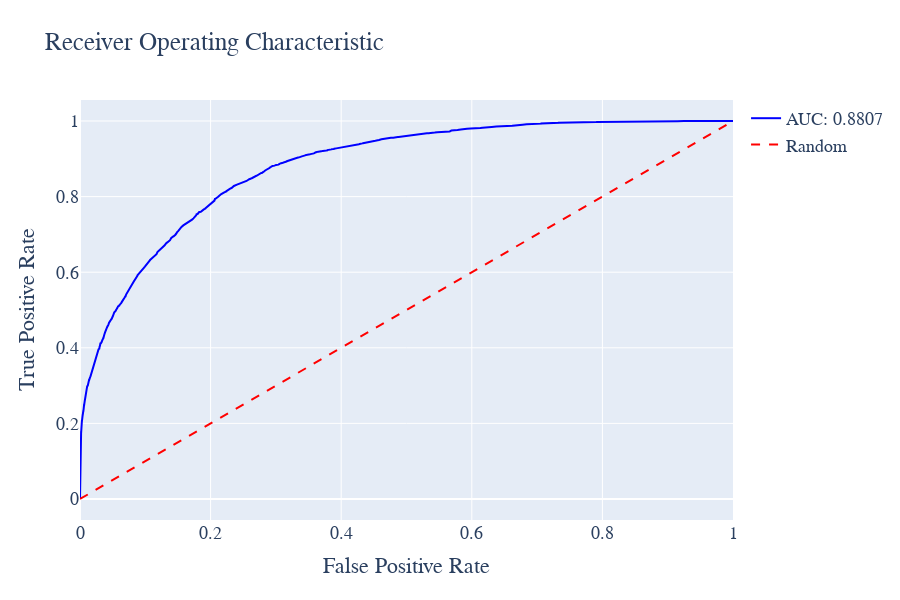

Notebook source saved alongside this figure:
### Code cell
# 绘制AUC曲线
best_result = results_df.iloc[results_df['auc_score'].idxmax()]
print(X_train.shape[1], best_result['hidden_size'])
best_model = MLP(input_size=X_train.shape[1], hidden_size=int(best_result['hidden_size']), output_size=1)
criterion = nn.BCELoss()
optimizer = optim.Adam(best_model.parameters(), lr=best_result['learning_rate'])
train(best_model, train_loader, criterion, optimizer, num_epochs)

_, auc_score = evaluate(best_model, X_test, y_test)

predicted_probs = best_model(X_test).detach().numpy()
fpr, tpr, _ = roc_curve(y_test, predicted_probs)

layout = go.Layout(
    title='Receiver Operating Characteristic',
    xaxis=dict(title='False Positive Rate'),
    yaxis=dict(title='True Positive Rate'),
    hovermode='closest',
    width=900, height=600,
    font=dict(family='Times New Roman', size=18)
)

auc_trace = go.Scatter(
    x = fpr,
    y = tpr,
    mode = 'lines',
    line=dict(color='blue', width=2),
    name = f'AUC: {auc_score:.4f}',
)

# 创建对角线图形
diagonal_trace = go.Scatter(
    x=[0, 1],
    y=[0, 1],
    mode='lines',
    line=dict(color='red', width=2, dash='dash'),
    name='Random'
)
# 创建图表数据
data = [auc_trace, diagonal_trace]

# 创建图表
fig = go.Figure(data=data, layout=layout)
fig.write_html('Image/4_10_2.html')
fig.show()

### Figure 1 — Plotly figure (JSON) as saved in the notebook; plotly's stock layout.template omitted (floating-point values rounded to 4 significant figures; data arrays with more than 128 entries replaced by an {"elided": "..."} marker saying what was removed)
{"data": [{"line": {"color": "blue", "width": 2}, "mode": "lines", "name": "AUC: 0.8807", "type": "scatter", "x": {"elided": "2058 float values"}, "y": {"elided": "2058 float values"}}, {"line": {"color": "red", "dash": "dash", "width": 2}, "mode": "lines", "name": "Random", "type": "scatter", "x": [0, 1], "y": [0, 1]}], "layout": {"font": {"family": "Times New Roman", "size": 18}, "height": 600, "hovermode": "closest", "title": {"text": "Receiver Operating Characteristic"}, "width": 900, "xaxis": {"title": {"text": "False Positive Rate"}}, "yaxis": {"title": {"text": "True Positive Rate"}}}}
